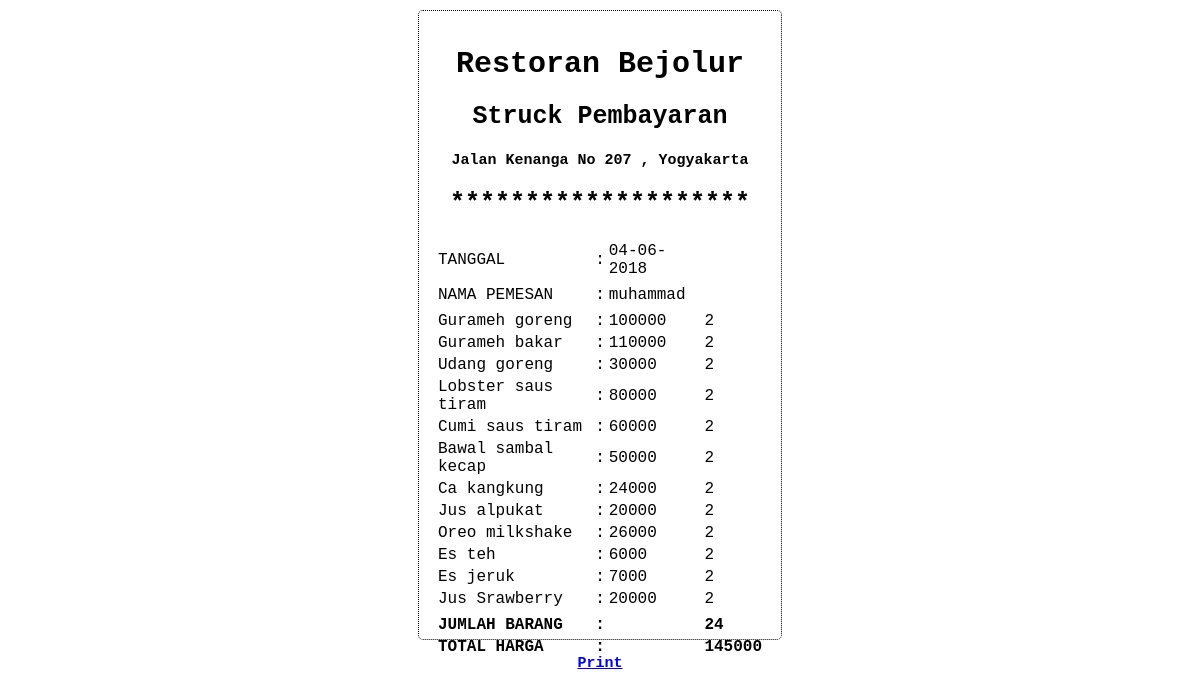
The app's page /struck.php?user=muhammad with its own data.
### tables this page shows
CREATE TABLE IF NOT EXISTS `pesan` (
  `namapelanggan` varchar(50) NOT NULL,
  `alamat` varchar(100) NOT NULL,
  `tanggalpesan` date NOT NULL,
  `order1` int(11) NOT NULL,
  `order2` int(11) NOT NULL,
  `order3` int(11) NOT NULL,
  `order4` int(11) NOT NULL,
  `order5` int(11) NOT NULL,
  `order6` int(11) NOT NULL,
  `order7` int(11) NOT NULL,
  `order8` int(11) NOT NULL,
  `order9` int(11) NOT NULL,
  `order10` int(11) NOT NULL,
  `order11` int(11) NOT NULL,
  `order12` int(11) NOT NULL,
  `totalharga` int(11) NOT NULL,
  `totalbarang` int(11) NOT NULL
);

### struck.php (the view, shortened to what this page needs)
<html>
<head>
	<link href ="struk.css" rel = "stylesheet" type="text/css" media = "all" />
</head>
<body>
	<div class="container">
		<h1> Restoran Bejolur </h1>
		<h2> Struck Pembayaran </h2>
		<h3> Jalan Kenanga No 207 , Yogyakarta</h3>
		<h2> ******************** </h2>
<?php
$tgl_skrg = date("d-m-Y");
$host = "localhost";
$username = "root";
$password = "";
$db_name = "jalres";
$konek = new mysqli($host, $username, $password , $db_name);
if($konek->connect_error){
  die("Koneksi Gagal Karena : ". $konek->connect_error);
}else {
$user = $_GET['user'];
$sql = "select * from pesan where namapelanggan = '$user' ";
$data = $konek->query($sql);
echo "<table border='0'>";
if ($data->num_rows > 0){
	while ($row = $data->fetch_assoc()) {
		echo "<tr>";
		echo "<td>TANGGAL </td>";
		echo "<td> : </td>";
		echo "<td> $tgl_skrg </td>";
		echo "</tr>";
		echo "<td></td>";
		echo "<tr>";
		echo "<td> NAMA PEMESAN </td>";
		echo "<td> : </td>";
		echo "<td>".$row['namapelanggan']."</td>";
		echo "</tr>";
		echo "<td></td>";
		echo "<tr>";
		echo "<td> Gurameh goreng </td>";
		echo "<td> : </td>";
		echo "<td>".$row['order1']*50000;
		echo "</td>";
		echo "<td>".$row['order1']."</td>";
		echo "</tr>";
		echo "<tr>";
		echo "<td> Gurameh bakar </td>";
		echo "<td> : </td>";
		echo "<td>".$row['order2']*55000;
		echo "</td>";
		echo "<td>".$row['order2']."</td>";
		echo "</tr>";
		echo "<tr>";
		echo "<td>  Udang goreng </td>";
		echo "<td> : </td>";
		echo "<td>".$row['order3']*15000;
		echo "</td>";
		echo "<td>".$row['order3']."</td>";
		echo "</tr>";
		echo "<tr>";
		echo "<td> Lobster saus tiram </td>";
		echo "<td> : </td>";
		echo "<td>".$row['order4']*40000;
		echo "</td>";
		echo "<td>".$row['order4']."</td>";
		echo "</tr>";
		echo "<tr>";
		echo "<td> Cumi saus tiram </td>";
		echo "<td> : </td>";
		echo "<td>".$row['order5']*30000;
		echo "</td>";
		echo "<td>".$row['order5']."</td>";
		echo "</tr>";
		echo "<tr>";
		echo "<td> Bawal sambal kecap </td>";
		echo "<td> : </td>";
		echo "<td>".$row['order6']*25000;
		echo "</td>";
		echo "<td>".$row['order6']."</td>";
		echo "</tr>";
		echo "<tr>";
		echo "<td> Ca kangkung </td>";
		echo "<td> : </td>";
		echo "<td>".$row['order7']*12000;
		echo "</td>";
		echo "<td>".$row['order7']."</td>";
		echo "</tr>";
		echo "<tr>";
		echo "<td> Jus alpukat </td>";
		echo "<td> : </td>";
		echo "<td>".$row['order8']*10000;
		echo "</td>";
		echo "<td>".$row['order8']."</td>";
		echo "</tr>";
		echo "<tr>";
		echo "<td> Oreo milkshake </td>";
		echo "<td> : </td>";
		echo "<td>".$row['order9']*13000;
		echo "</td>";
		echo "<td>".$row['order9']."</td>";
		echo "</tr>";
		echo "<tr>";
		echo "<td> Es teh </td>";
		echo "<td> : </td>";
		echo "<td>".$row['order10']*3000;
		echo "</td>";
		echo "<td>".$row['order10']."</td>";
		echo "</tr>";
		echo "<tr>";
		echo "<td> Es jeruk </td>";
		echo "<td> : </td>";
		echo "<td>".$row['order11']*3500;
		echo "</td>";
		echo "<td>".$row['order11']."</td>";
		echo "</tr>";
		echo "<tr>";
		echo "<td> Jus Srawberry </td>";
		echo "<td> : </td>";
		echo "<td>".$row['order12']*10000;
		echo "</td>";
		echo "<td>".$row['order12']."</td>";
		echo "</tr>";
		echo "<td></td>";
		echo "<tr>";
		echo "<td><b> JUMLAH BARANG </td>";
		echo "<td><b> : </td>";
		echo "<td></td>";
		echo "<td><b>".$row['totalbarang'];
		echo "</td>";
		echo "</tr>";
		echo "<tr>";
		echo "<td><b> TOTAL HARGA </td>";
		echo "<td><b> : </td>";
		echo "<td></td>";
		echo "<td><b>".$row['totalharga'];
		echo "</td>";
		echo "</tr>";
		echo "</table>";
	}
}else{
	echo"Tidak dapat di cetak";
}
}
?>
</div>
<h3><a href="#" onclick="window.print()"> Print </a> </h3>
</body>
</html>

### struk.css (style rules this page uses)
body { font-family: 'Courier New'; text-align: left; }
.container { width: 330px; height:580px; background-color: #FFF; border-radius : 5px; margin : 0 auto; border: 1px dotted black; margin-top :10px; padding-top: 1em; padding-bottom: 2em; padding-left: 1em; padding-right: 1em; }
h1 { text-align: center; font-size: 30px; }
h2 { text-align: center; font-size: 25px; }
h3 { text-align: center; font-size: 15px; }

### records on screen
pesan: namapelanggan "muhammad", $row['order1']*50000 "100000", order1 "2", $row['order2']*55000 "110000", order2 "2", $row['order3']*15000 "30000", order3 "2", $row['order4']*40000 "80000", order4 "2", $row['order5']*30000 "60000", order5 "2", $row['order6']*25000 "50000", order6 "2", $row['order7']*12000 "24000", order7 "2", $row['order8']*10000 "20000", order8 "2", $row['order9']*13000 "26000", order9 "2", $row['order10']*3000 "6000", order10 "2", $row['order11']*3500 "7000", order11 "2", $row['order12']*10000 "20000", order12 "2", totalbarang "24", totalharga "145000"
